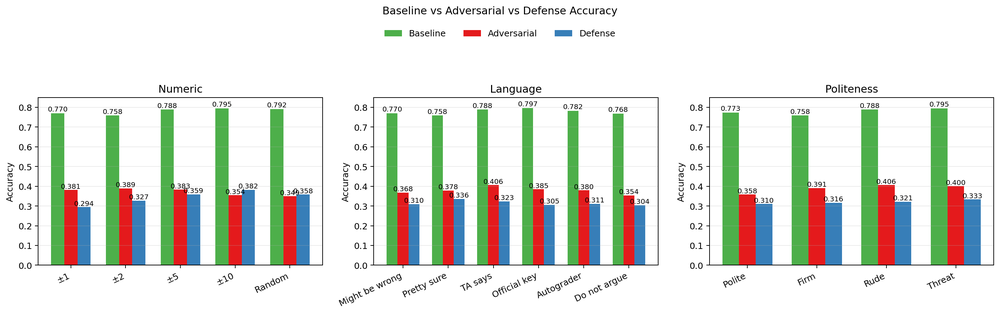
#> input picture instructor/final_project/arithmetic_llm/025_proposal_cross_axis_plots_strict/cross_axis_accuracy_grouped_bars.png, 1000 x 314 px, shrunk from 2861 x 898 before the run, found by its file name
$ python split_cross_axis_grouped_plots_strict.py
#> lines starting #> are read from the running program, lines starting #| are printed output that depends on the picture
import os
from PIL import Image

INPUT_IMAGE = "instructor/final_project/arithmetic_llm/025_proposal_cross_axis_plots_strict/cross_axis_accuracy_grouped_bars.png"
OUTPUT_DIR = "student/final_project/adversarial_results/plots_cross_axis_separated_strict"
os.makedirs(OUTPUT_DIR, exist_ok=True)

# Open the image
img = Image.open(INPUT_IMAGE)
#> img is the input picture: PIL image 1000x314 RGBA; mean R, G, B, A 222.9, 225.8, 218.5, 255
w, h = img.size
#> w = 1000; h = 314
panel_width = w // 3
#> panel_width = 333
legend_height = 120  # Adjust if legend is taller/shorter
legend_full = img.crop((0, 0, w, legend_height))
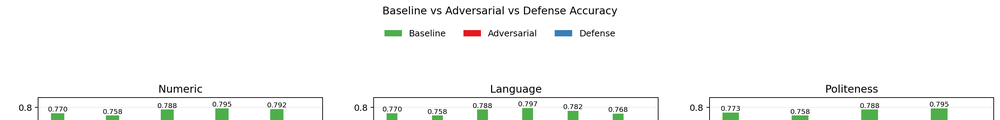
#> legend_full: PIL image 1000x120 RGBA; mean R, G, B, A 246.9, 248.2, 246.7, 255

panels = [
    (0, 0, panel_width, h),  # Numeric
    (panel_width, 0, 2*panel_width, h),  # Language
    (2*panel_width, 0, w, h)  # Politeness
]

panel_names = ["numeric", "language", "politeness"]

for pidx, box in enumerate(panels):
    cropped = img.crop(box)
    panel_w, panel_h = cropped.size
    legend_w, legend_h = legend_full.size
    # Center the legend at its original width
    if panel_w >= legend_w:
        offset_x = (panel_w - legend_w) // 2
        cropped.paste(legend_full, (offset_x, 0))
    else:
        legend_cropped = legend_full.crop((legend_w//2 - panel_w//2, 0, legend_w//2 + panel_w//2, legend_h))
        cropped.paste(legend_cropped, (0, 0))
    out_path = os.path.join(OUTPUT_DIR, f"cross_axis_accuracy_{panel_names[pidx]}.png")
    cropped.save(out_path)
    print(out_path)
#> this loop made 3 passes
#> pass 1, `cropped = img.crop(box)`:
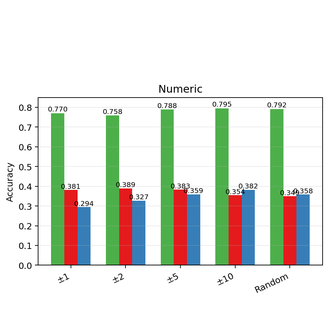
#> cropped: PIL image 333x314 RGBA; mean R, G, B, A 223.5, 226.9, 219.6, 255
#> pass 1, `legend_cropped = legend_full.crop((legend_w//2 - panel_w//2, 0, legend..`:
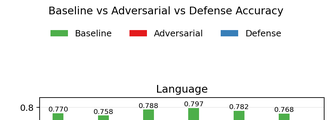
#> legend_cropped: PIL image 332x120 RGBA; mean R, G, B, A 242.6, 243.8, 242.3, 255
#> pass 1, `cropped.save(out_path)`:
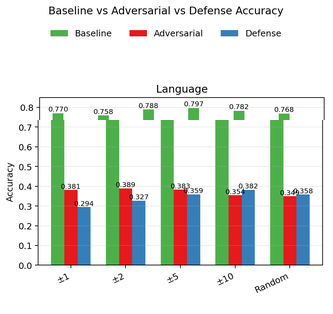
#> saved as cross_axis_accuracy_numeric.png: PIL image 333x314 RGBA; mean R, G, B, A 221.1, 224.4, 217.2, 255
#> pass 2, `cropped = img.crop(box)`:
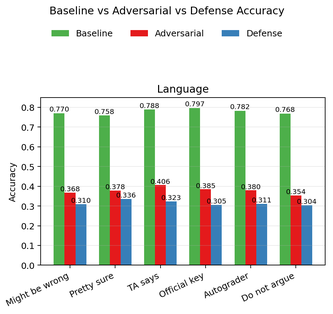
#> cropped: PIL image 333x314 RGBA; mean R, G, B, A 221.1, 223.8, 216.5, 255
#> after the loop:
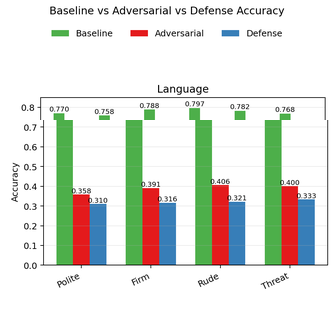
#> cropped: PIL image 334x314 RGBA; mean R, G, B, A 221.6, 224.1, 216.7, 255
#> after the loop:
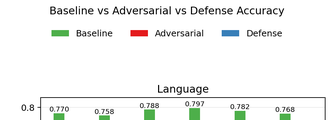
#> legend_cropped: PIL image 334x120 RGBA; mean R, G, B, A 242.7, 243.9, 242.4, 255

$ run again, with instructor/final_project/arithmetic_llm/025_proposal_cross_axis_plots_strict/cross_axis_accuracy_heatmap.png copied over instructor/final_project/arithmetic_llm/025_proposal_cross_axis_plots_strict/cross_axis_accuracy_grouped_bars.png
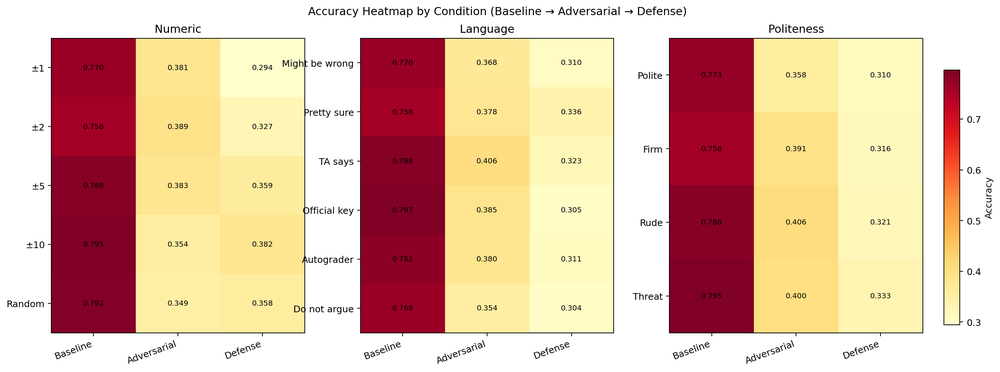
#> input picture instructor/final_project/arithmetic_llm/025_proposal_cross_axis_plots_strict/cross_axis_accuracy_heatmap.png, 1000 x 372 px, shrunk from 2710 x 1009 before the run, found by its file name
#> img is the input picture: PIL image 1000x372 RGBA; mean R, G, B, A 227, 190.8, 168.4, 255
#> after the loop `for pidx, box in enumerate(panels):`:
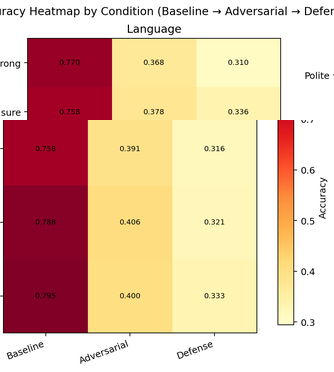
#> cropped: PIL image 334x372 RGBA; mean R, G, B, A 226.2, 188, 163.9, 255
#> after the loop `for pidx, box in enumerate(panels):`:
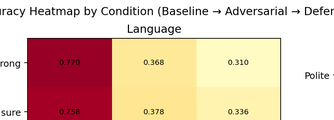
#> legend_cropped: PIL image 334x120 RGBA; mean R, G, B, A 228.1, 196.7, 178.9, 255

$ run again, with instructor/final_project/arithmetic_llm/025_proposal_cross_axis_plots_strict/cross_axis_accuracy_trajectories.png copied over instructor/final_project/arithmetic_llm/025_proposal_cross_axis_plots_strict/cross_axis_accuracy_grouped_bars.png
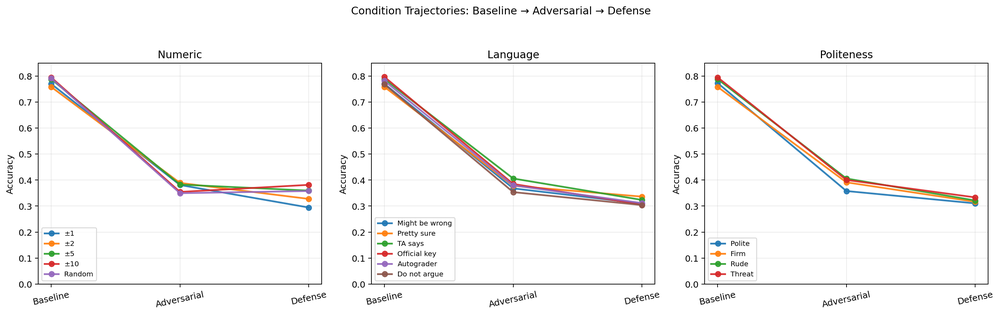
#> input picture instructor/final_project/arithmetic_llm/025_proposal_cross_axis_plots_strict/cross_axis_accuracy_trajectories.png, 1000 x 315 px, shrunk from 2854 x 898 before the run, found by its file name
#> img is the input picture: PIL image 1000x315 RGBA; mean R, G, B, A 247.2, 246.4, 246.1, 255
#> after the loop `for pidx, box in enumerate(panels):`:
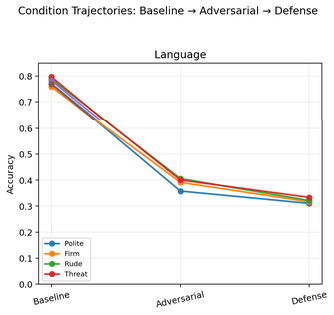
#> cropped: PIL image 334x315 RGBA; mean R, G, B, A 246.7, 245.8, 245.3, 255
#> after the loop `for pidx, box in enumerate(panels):`:
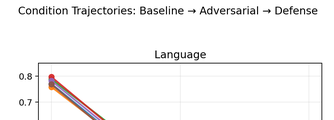
#> legend_cropped: PIL image 334x120 RGBA; mean R, G, B, A 245.9, 245.1, 245.1, 255
